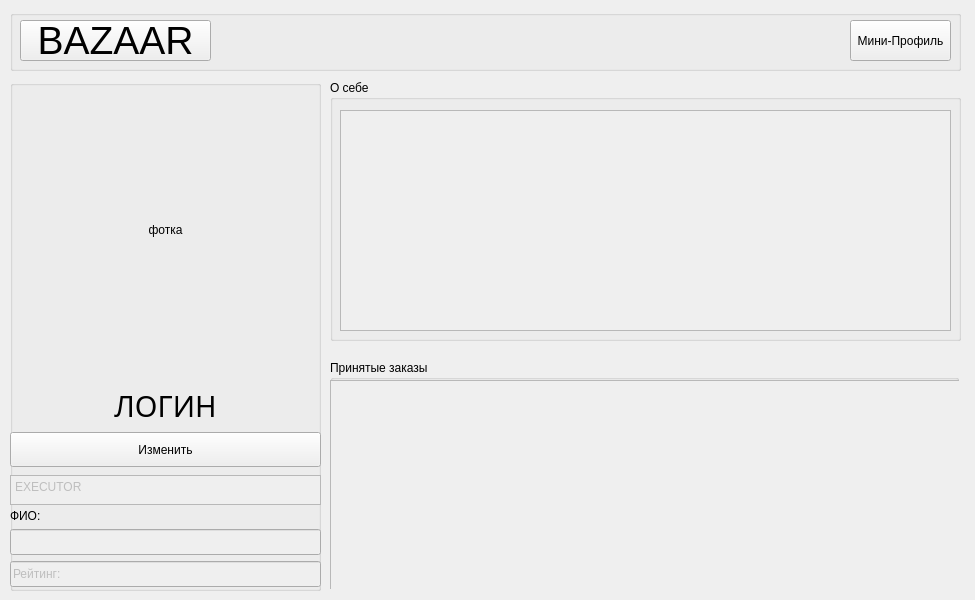
<?xml version="1.0" encoding="UTF-8"?>
<ui version="4.0">
 <class>profilExecutor</class>
 <widget class="QWidget" name="profilExecutor">
  <property name="geometry">
   <rect>
    <x>0</x>
    <y>0</y>
    <width>975</width>
    <height>600</height>
   </rect>
  </property>
  <property name="windowTitle">
   <string>Form</string>
  </property>
  <widget class="QGroupBox" name="groupBox">
   <property name="geometry">
    <rect>
     <x>10</x>
     <y>10</y>
     <width>951</width>
     <height>61</height>
    </rect>
   </property>
   <property name="title">
    <string/>
   </property>
   <widget class="QPushButton" name="mini">
    <property name="geometry">
     <rect>
      <x>840</x>
      <y>10</y>
      <width>101</width>
      <height>41</height>
     </rect>
    </property>
    <property name="text">
     <string>Мини-Профиль</string>
    </property>
    <property name="checkable">
     <bool>true</bool>
    </property>
   </widget>
   <widget class="QPushButton" name="bazaar">
    <property name="geometry">
     <rect>
      <x>10</x>
      <y>10</y>
      <width>191</width>
      <height>41</height>
     </rect>
    </property>
    <property name="font">
     <font>
      <pointsize>29</pointsize>
     </font>
    </property>
    <property name="text">
     <string>BAZAAR</string>
    </property>
   </widget>
  </widget>
  <widget class="QGroupBox" name="groupBox_2">
   <property name="geometry">
    <rect>
     <x>10</x>
     <y>80</y>
     <width>311</width>
     <height>511</height>
    </rect>
   </property>
   <property name="title">
    <string/>
   </property>
   <widget class="QWidget" name="verticalLayoutWidget">
    <property name="geometry">
     <rect>
      <x>0</x>
      <y>0</y>
      <width>311</width>
      <height>539</height>
     </rect>
    </property>
    <layout class="QVBoxLayout" name="verticalLayout">
     <item>
      <widget class="QPushButton" name="img">
       <property name="enabled">
        <bool>true</bool>
       </property>
       <property name="minimumSize">
        <size>
         <width>300</width>
         <height>300</height>
        </size>
       </property>
       <property name="text">
        <string>фотка</string>
       </property>
       <property name="flat">
        <bool>true</bool>
       </property>
      </widget>
     </item>
     <item>
      <widget class="QLabel" name="log">
       <property name="maximumSize">
        <size>
         <width>16777211</width>
         <height>167771</height>
        </size>
       </property>
       <property name="font">
        <font>
         <family>Segoe UI Light</family>
         <pointsize>22</pointsize>
         <bold>false</bold>
        </font>
       </property>
       <property name="text">
        <string>ЛОГИН</string>
       </property>
       <property name="alignment">
        <set>Qt::AlignCenter</set>
       </property>
      </widget>
     </item>
     <item>
      <widget class="QPushButton" name="editBut">
       <property name="minimumSize">
        <size>
         <width>0</width>
         <height>35</height>
        </size>
       </property>
       <property name="text">
        <string>Изменить</string>
       </property>
      </widget>
     </item>
     <item>
      <widget class="QTextEdit" name="status">
       <property name="enabled">
        <bool>false</bool>
       </property>
       <property name="minimumSize">
        <size>
         <width>0</width>
         <height>30</height>
        </size>
       </property>
       <property name="maximumSize">
        <size>
         <width>16777215</width>
         <height>25</height>
        </size>
       </property>
       <property name="html">
        <string>&lt;!DOCTYPE HTML PUBLIC &quot;-//W3C//DTD HTML 4.0//EN&quot; &quot;http://www.w3.org/TR/REC-html40/strict.dtd&quot;&gt;
&lt;html&gt;&lt;head&gt;&lt;meta name=&quot;qrichtext&quot; content=&quot;1&quot; /&gt;&lt;meta charset=&quot;utf-8&quot; /&gt;&lt;style type=&quot;text/css&quot;&gt;
p, li { white-space: pre-wrap; }
hr { height: 1px; border-width: 0; }
li.unchecked::marker { content: &quot;\2610&quot;; }
li.checked::marker { content: &quot;\2612&quot;; }
&lt;/style&gt;&lt;/head&gt;&lt;body style=&quot; font-family:'Segoe UI'; font-size:9pt; font-weight:400; font-style:normal;&quot;&gt;
&lt;p style=&quot; margin-top:0px; margin-bottom:0px; margin-left:0px; margin-right:0px; -qt-block-indent:0; text-indent:0px;&quot;&gt;EXECUTOR&lt;/p&gt;&lt;/body&gt;&lt;/html&gt;</string>
       </property>
      </widget>
     </item>
     <item>
      <widget class="QLabel" name="label">
       <property name="text">
        <string>ФИО:</string>
       </property>
      </widget>
     </item>
     <item>
      <widget class="QLineEdit" name="description2">
       <property name="enabled">
        <bool>false</bool>
       </property>
       <property name="minimumSize">
        <size>
         <width>0</width>
         <height>26</height>
        </size>
       </property>
       <property name="text">
        <string/>
       </property>
      </widget>
     </item>
     <item>
      <widget class="QLineEdit" name="rang">
       <property name="enabled">
        <bool>false</bool>
       </property>
       <property name="minimumSize">
        <size>
         <width>0</width>
         <height>26</height>
        </size>
       </property>
       <property name="text">
        <string>Рейтинг: </string>
       </property>
      </widget>
     </item>
     <item>
      <spacer name="verticalSpacer">
       <property name="orientation">
        <enum>Qt::Vertical</enum>
       </property>
       <property name="sizeHint" stdset="0">
        <size>
         <width>20</width>
         <height>40</height>
        </size>
       </property>
      </spacer>
     </item>
    </layout>
   </widget>
  </widget>
  <widget class="QGroupBox" name="groupBox_3">
   <property name="geometry">
    <rect>
     <x>330</x>
     <y>80</y>
     <width>631</width>
     <height>261</height>
    </rect>
   </property>
   <property name="title">
    <string>О себе</string>
   </property>
   <widget class="QTextEdit" name="description">
    <property name="enabled">
     <bool>false</bool>
    </property>
    <property name="geometry">
     <rect>
      <x>10</x>
      <y>30</y>
      <width>611</width>
      <height>221</height>
     </rect>
    </property>
    <property name="autoFormatting">
     <set>QTextEdit::AutoNone</set>
    </property>
    <property name="html">
     <string>&lt;!DOCTYPE HTML PUBLIC &quot;-//W3C//DTD HTML 4.0//EN&quot; &quot;http://www.w3.org/TR/REC-html40/strict.dtd&quot;&gt;
&lt;html&gt;&lt;head&gt;&lt;meta name=&quot;qrichtext&quot; content=&quot;1&quot; /&gt;&lt;meta charset=&quot;utf-8&quot; /&gt;&lt;style type=&quot;text/css&quot;&gt;
p, li { white-space: pre-wrap; }
hr { height: 1px; border-width: 0; }
li.unchecked::marker { content: &quot;\2610&quot;; }
li.checked::marker { content: &quot;\2612&quot;; }
&lt;/style&gt;&lt;/head&gt;&lt;body style=&quot; font-family:'Segoe UI'; font-size:9pt; font-weight:400; font-style:normal;&quot;&gt;
&lt;p style=&quot;-qt-paragraph-type:empty; margin-top:0px; margin-bottom:0px; margin-left:0px; margin-right:0px; -qt-block-indent:0; text-indent:0px;&quot;&gt;&lt;br /&gt;&lt;/p&gt;&lt;/body&gt;&lt;/html&gt;</string>
    </property>
   </widget>
  </widget>
  <widget class="QGroupBox" name="groupBox_4">
   <property name="geometry">
    <rect>
     <x>330</x>
     <y>360</y>
     <width>629</width>
     <height>229</height>
    </rect>
   </property>
   <property name="title">
    <string>Принятые заказы</string>
   </property>
   <widget class="QScrollArea" name="scrollArea">
    <property name="geometry">
     <rect>
      <x>0</x>
      <y>20</y>
      <width>631</width>
      <height>211</height>
     </rect>
    </property>
    <property name="styleSheet">
     <string notr="true">QScrollBar:horizontal {
    border: 2px solid grey;
    background: #af5050;
    height: 15px;
    margin: 0px 20px 0 20px;
}
QScrollBar::handle:horizontal {
    background: white;
    min-width: 20px;
}
QScrollBar::add-line:horizontal {
    border: 2px solid grey;
    background: #af5050;
    width: 20px;
    subcontrol-position: right;
    subcontrol-origin: margin;
}

QScrollBar::sub-line:horizontal {
    border: 2px solid grey;
    background: #af5050;
    width: 20px;
    subcontrol-position: left;
    subcontrol-origin: margin;
}</string>
    </property>
    <property name="widgetResizable">
     <bool>true</bool>
    </property>
    <widget class="QWidget" name="scrollAreaWidgetContents">
     <property name="geometry">
      <rect>
       <x>0</x>
       <y>0</y>
       <width>629</width>
       <height>209</height>
      </rect>
     </property>
     <widget class="QWidget" name="horizontalLayoutWidget">
      <property name="geometry">
       <rect>
        <x>0</x>
        <y>0</y>
        <width>631</width>
        <height>211</height>
       </rect>
      </property>
      <layout class="QHBoxLayout" name="showCase"/>
     </widget>
    </widget>
   </widget>
  </widget>
 </widget>
 <resources/>
 <connections/>
</ui>
